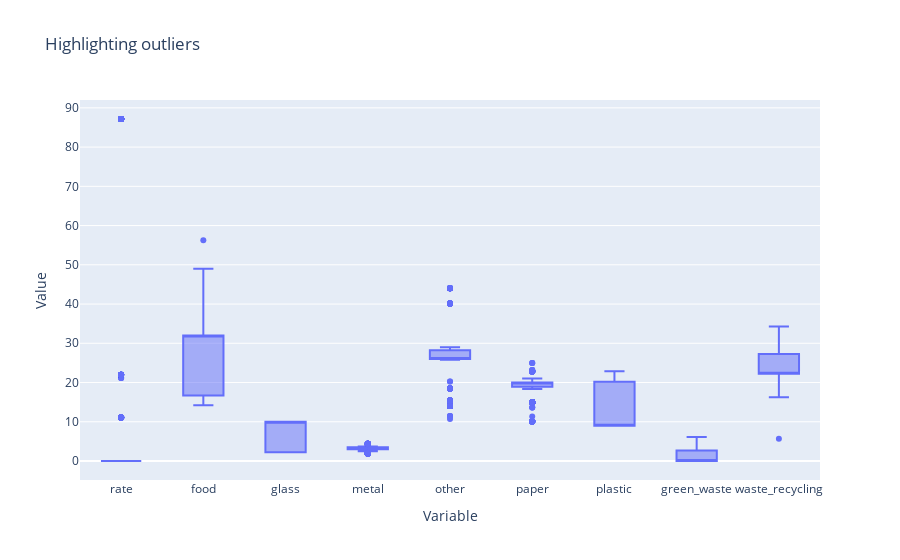

The notebook cell saved with this chart:
### Markdown cell above
Now we do the same plot as just before to se the difference

### Code cell
subset_df = df[['rate', 'food', 'glass', 'metal', 'other', 'paper', 'plastic', 'green_waste', 'waste_recycling']]

fig = px.box(subset_df, title='Highlighting outliers')

fig.update_layout(xaxis_title='Variable', yaxis_title='Value')

fig.show()

### Figure 1 — Plotly figure (JSON) as saved in the notebook; plotly's stock layout.template omitted (floating-point values rounded to 4 significant figures; data arrays with more than 128 entries replaced by an {"elided": "..."} marker saying what was removed)
{"data": [{"alignmentgroup": "True", "hovertemplate": "variable=%{x}<br>value=%{y}<extra></extra>", "legendgroup": "", "marker": {"color": "#636efa"}, "name": "", "notched": false, "offsetgroup": "", "orientation": "v", "showlegend": false, "type": "box", "x": {"elided": "19413 str values"}, "x0": " ", "xaxis": "x", "y": {"elided": "19413 float values"}, "y0": " ", "yaxis": "y"}], "layout": {"boxmode": "group", "legend": {"tracegroupgap": 0}, "title": {"text": "Highlighting outliers"}, "xaxis": {"anchor": "y", "domain": [0, 1], "title": {"text": "Variable"}}, "yaxis": {"anchor": "x", "domain": [0, 1], "title": {"text": "Value"}}}}
